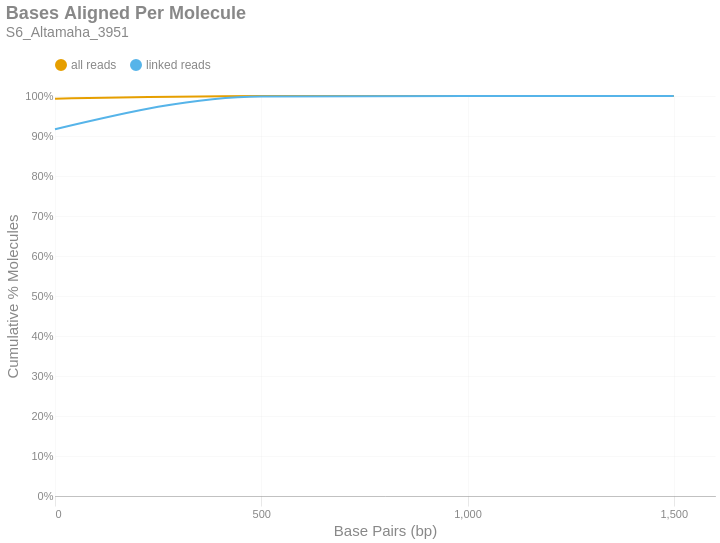

Write notebook code for a chart like this one.
### Markdown cell above
### Bases Aligned Per Molecule
This is a cumulative frequency distribution showing the number of base pairs aligned per unique molecule. These data are shown in 500 bp bins. There are two distributions: one with `all reads` (yellow) and another with only `linked reads` (blue). The percent of molecules in the `linked reads` distribution is relative to the total number of linked molecules.

### Code cell
if SKIPLR:
    print_html(f"Skipped")
else:
    binned_df = consolidated_hist(valids['aligned_bp'], mask, 500, True)
    with SafeRender(binned_df):
        (
            density_plot(binned_df, 'Bases Aligned Per Molecule', samplename, 'basesper')
            .encode(
                x=alt.X('bin:Q', title="Base Pairs (bp)").axis(tickMinStep=500).scale(padding=0),
                y=alt.Y('value:Q', title='Cumulative % Molecules')
                    .axis(format='%')
                    .scale(domain = [0,1])
                    .stack(False),
                color=alt.Color("key:N").scale(domain = ["all reads", "linked reads"]),
                tooltip = [
                    alt.Tooltip("key:N", title = "Data Type"),
                    alt.Tooltip("range_label:N", title="Bases Aligned Per Molecule"),
                    alt.Tooltip("value:Q", format = ".2%", title="% Molecules (Cum.)")
                ]
            )
        ).display()

### Figure 1 — Vega-Lite specification as saved in the notebook (floating-point values rounded to 4 significant figures)
{"width": "container", "height": 400, "config": {"title": {"anchor": "start", "dy": -15, "fontSize": 18, "color": "#888888", "subtitleColor": "#888888", "subtitleFontSize": 14}, "arc": {"fill": "#0072B2"}, "axis": {"domainColor": "#888888", "domainWidth": 0.5, "gridWidth": 0.2, "grid": false, "titleFontWeight": 400, "titleFontSize": 15, "labelFontSize": 11, "labelColor": "#888888", "tickColor": "#888888", "tickWidth": 0.2, "titleColor": "#888888"}, "axisBand": {"grid": false}, "axisX": {"grid": true, "tickSize": 10, "domainCap": "round"}, "axisY": {"domain": false, "grid": true, "tickSize": 0, "domainCap": "round"}, "background": "transparent", "header": {"labelFontSize": 15, "labelColor": "#888888", "titleFontSize": 15, "titleFontWeight": 600, "titleColor": "#888888"}, "legend": {"labelFont": "sans-serif", "labelFontSize": 12, "labelColor": "#888888", "symbolSize": 100, "symbolType": "circle", "titleFontSize": 12, "titlePadding": 10, "titleColor": "#888888", "title": null, "orient": "top"}, "range": {"category": ["#E69F00", "#56B4E9", "#009E73", "#F0E442", "#0072B2", "#D55E00", "#CC79A7", "#000000"], "diverging": ["#cfe8f3", "#a2d4ec", "#73bfe2", "#46abdb", "#1696d2", "#12719e"]}, "area": {"fill": "#0072B2", "fillOpacity": 0.7, "line": true, "strokeOpacity": 0.7}, "line": {"color": "#0072B2", "stroke": "#0072B2", "strokeWidth": 2}, "trail": {"color": "#0072B2", "stroke": "#0072B2", "strokeWidth": 0, "size": 1}, "point": {"filled": true, "fillOpacity": 1.0, "size": 95}, "text": {"color": "#888888", "fontSize": 11, "align": "right", "fontWeight": 400, "size": 11}, "bar": {"fill": "#0072B2", "stroke": null}, "view": {"stroke": null, "continuousWidth": 660, "continuousHeight": 400}}, "data": {"name": "data-17f4dc908b6402f172be716b2e29ee4c"}, "mark": {"type": "line", "interpolate": "monotone", "point": {"opacity": 0, "size": 275}}, "encoding": {"color": {"field": "key", "scale": {"domain": ["all reads", "linked reads"]}, "type": "nominal"}, "tooltip": [{"field": "key", "title": "Data Type", "type": "nominal"}, {"field": "range_label", "title": "Bases Aligned Per Molecule", "type": "nominal"}, {"field": "value", "format": ".2%", "title": "% Molecules (Cum.)", "type": "quantitative"}], "x": {"axis": {"tickMinStep": 500}, "field": "bin", "scale": {"padding": 0}, "title": "Base Pairs (bp)", "type": "quantitative"}, "y": {"axis": {"format": "%"}, "field": "value", "scale": {"domain": [0, 1]}, "stack": false, "title": "Cumulative % Molecules", "type": "quantitative"}}, "params": [{"name": "param_c36ac31b6afebe62", "select": {"type": "point", "fields": ["key"]}, "bind": "legend"}], "title": {"text": "Bases Aligned Per Molecule", "subtitle": "S6_Altamaha_3951"}, "transform": [{"fold": ["all reads (cumsum)", "linked reads (cumsum)"]}, {"calculate": "replace(datum.key, ' (cumsum)', '')", "as": "key"}, {"filter": {"param": "param_c36ac31b6afebe62"}}], "usermeta": {"embedOptions": {"downloadFileName": "S6_Altamaha_3951.basesper"}}, "$schema": "https://vega.github.io/schema/vega-lite/v6.1.0.json", "datasets": {"data-17f4dc908b6402f172be716b2e29ee4c": [{"bin": "0.0", "interval": "0.0-500.0", "all reads": 0.9933, "linked reads": 0.9169, "all reads (cumsum)": 0.9933, "linked reads (cumsum)": 0.9169, "range_label": "0-499"}, {"bin": "500.0", "interval": "500.0-1000.0", "all reads": 0.006639, "linked reads": 0.08216, "all reads (cumsum)": 0.9999, "linked reads (cumsum)": 0.999, "range_label": "500-999"}, {"bin": "1000.0", "interval": "1000.0-1500.0", "all reads": 8.192e-05, "linked reads": 0.0009424, "all reads (cumsum)": 1.0, "linked reads (cumsum)": 1.0, "range_label": "1000-1499"}, {"bin": "1500.0", "interval": "1500.0-2000.0", "all reads": 3.339e-06, "linked reads": 3.6e-05, "all reads (cumsum)": 1.0, "linked reads (cumsum)": 1.0, "range_label": "1500-1999"}]}}
